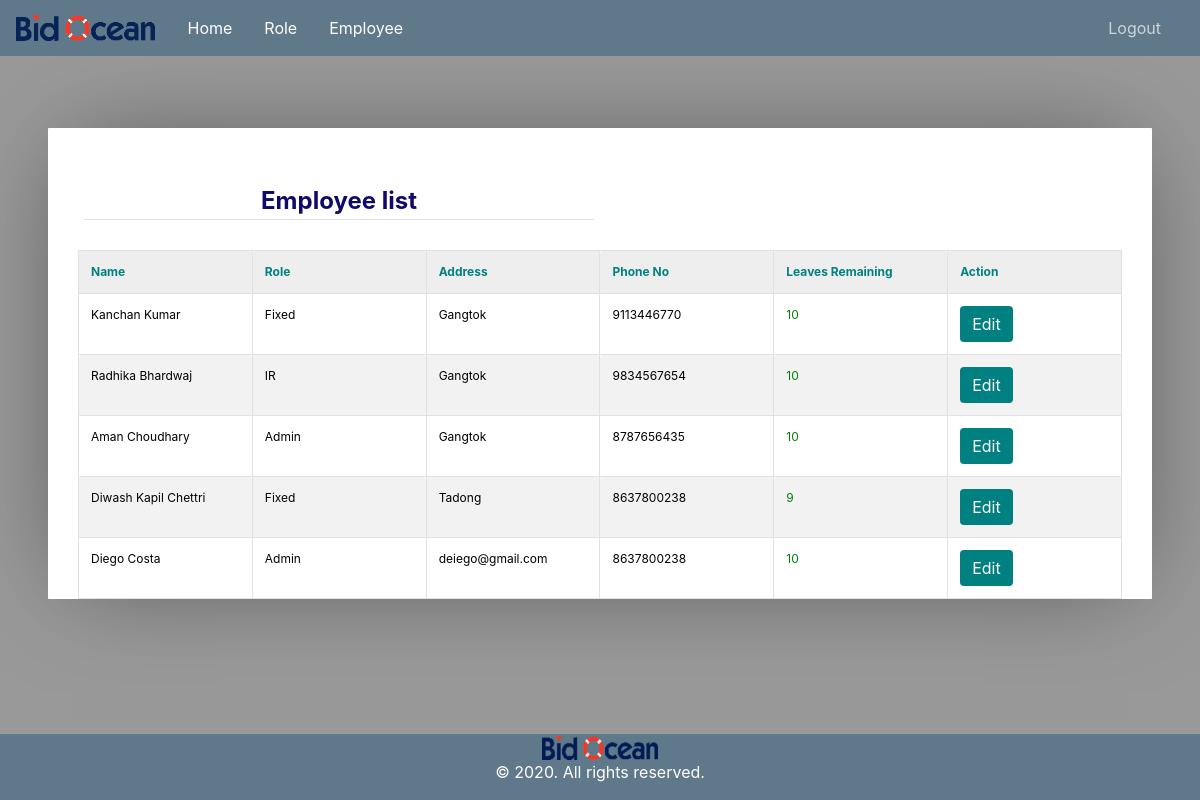
The app's page /employee-list/ (signed in), older data.
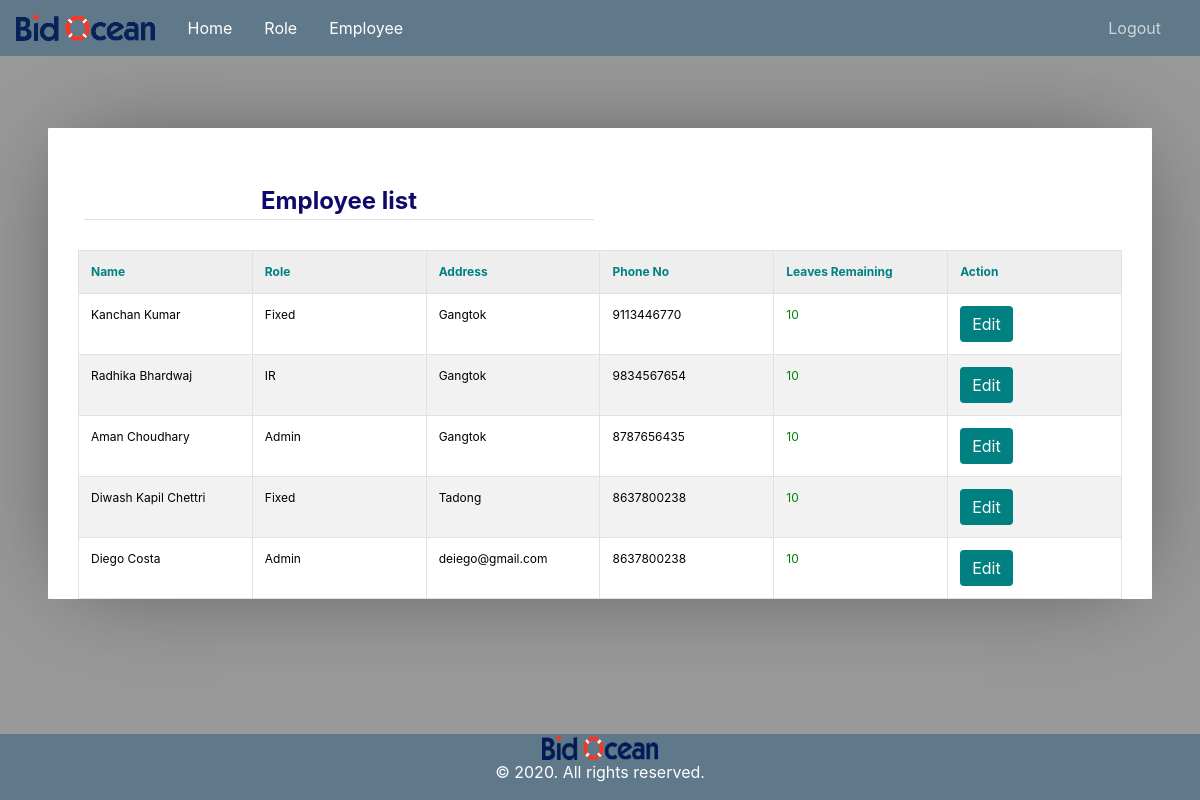
The same page, newer data.
### user_invoice/models.py (models this page shows, shortened)
class Employee(models.Model):
	id       = models.AutoField(primary_key=True)
	name     = models.CharField(max_length=300)
	role     = models.ForeignKey(Role,on_delete=models.CASCADE)
	salary   = models.CharField(max_length=300, null=True, blank=True)
	address  = models.CharField(max_length=300)
	phone_no = models.CharField(max_length=300)
	leaves   = models.IntegerField()
	auth_tbl = models.OneToOneField(User, on_delete=models.CASCADE)
	added_at = models.DateTimeField(auto_now_add=True)

class Role(models.Model):
    id         = models.AutoField(primary_key=True)
    name       = models.CharField(max_length=300)
    created_at = models.DateTimeField(auto_now_add=True)
    status     = models.SmallIntegerField(default=1)

### user_invoice/views.py (the view)
# urls.py: path('employee-list/',views.EmployeeDisplayView.as_view(),name='employee_list'),
class EmployeeDisplayView(AdminOrHRPanelMixin,TemplateView):
    template_name = 'user_invoice/employee_list.html'
    def get(self, request):
        context = {
            'employees' : Employee.objects.all(),
            'title'     : 'Employee list',
            'role'      : Employee.objects.get(auth_tbl=self.request.user).role.name.lower()
        }
        return render(request, self.template_name, context)

### user_invoice/mixin.py (called while the page is built)
    def test_func(self):
        user     = self.request.user
        employee = Employee.objects.get(auth_tbl=user)
        return employee.role.name.lower() == 'admin' or employee.role.name.lower() == 'hr'

### user_invoice/templates/user_invoice/employee_list.html (shortened to what this page needs)
{% extends "user_invoice/base.html" %}
{% load crispy_forms_tags %}
{% block content %}
		<div class='container'>
		<table  width="100%">
			<tr>
				<td><legend class="border-bottom mb-4" style="color: rgb(15, 9, 105);text-align: center;"><b>Employee list</b> </legend></td>
				<td align="right"></td>
			</tr>
		</table>
		<table cellpadding="0" cellspacing="0" border="0" class="table table-bordered table-striped  display" width="100%">
			<tr>
				<th style="color: teal;"><b>Name</b>  </th>
				<th style="color: teal;"><b>Role</b></th>
				<th style="color: teal;"><b> Address</b></th>
				<th style="color: teal;"><b> Phone No</b></th>
				<th style="color: teal;"><b> Leaves Remaining</b></th>
				<th style="color: teal;"><b> Action</b></th>
			</tr>
			{% for employee in employees %}
				<tr>
					<td style="color: rgb(0, 0, 0);">{{employee.name}}</td>
					<td style="color: rgb(0, 0, 0);">{{employee.role.name}}</td>
					<td style="color: rgb(0, 0, 0);;">{{employee.address}}</td>
					<td style="color: rgb(0, 0, 0);;">{{employee.phone_no}}</td>
					<td style="color: rgb(0, 128, 6);">{{employee.leaves}}</td>
					<td style="color: rgb(0, 0, 0);;"><a href="{% url 'employee_edit' employee.pk %}"><button  class="btn btn-primary shadow-none"  style="background-color:teal;border: none;">Edit</button></a></td>
				</tr>
			{% endfor %}
		</table>
		</div>
{% endblock content %}

Row changes from the older to the newer data that the page shows:
changed Employee "Diwash Kapil Chettri": leaves "9" → "10"
